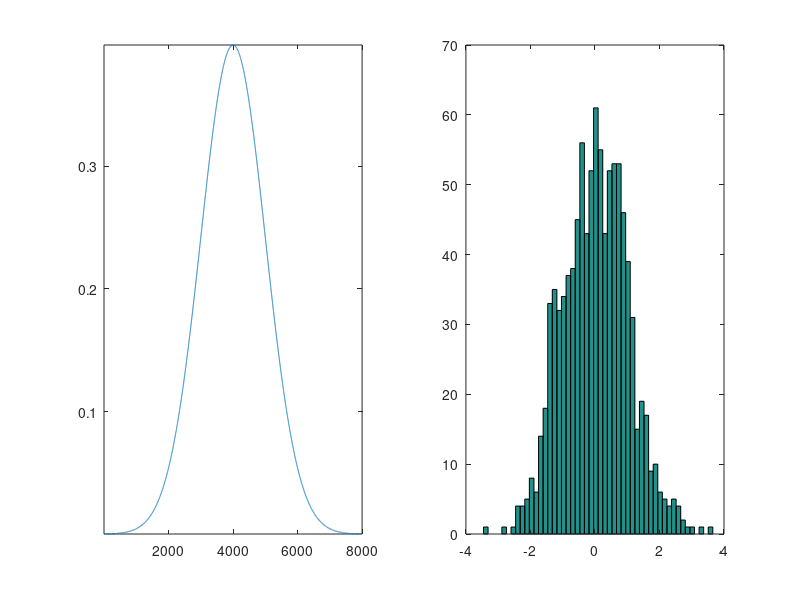
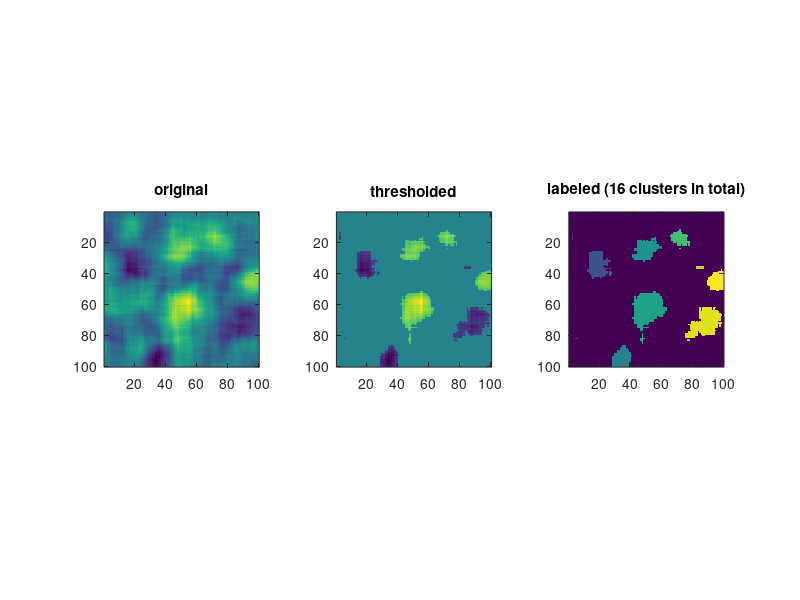

The MATLAB script that drew these images, in order: (Note: this script raises an error after producing the figures.)
%% Analyzing Neural Time Series Data
% Matlab code for Chapter 33
% Mike X Cohen
% 
% This code accompanies the book, titled "Analyzing Neural Time Series Data" 
% (MIT Press). Using the code without following the book may lead to confusion, 
% incorrect data analyses, and misinterpretations of results. 
% Mike X Cohen assumes no responsibility for inappropriate or incorrect use of this code. 

%% Figure 33.1

figure

subplot(121)
plot(normpdf(-4:.001:4))
axis tight

subplot(122)
a = randn(1000,1);
hist(a,50)
% this histogram was also used in figure 33.3

disp([ 'p_n = ' num2str(sum(a>2)/1000) ])
disp([ 'p_z = ' num2str(1-normcdf(2))  ])

%% Figure 33.5/6

% These figures are generated in the code for chapter 34

%% Figure 33.8

% introduction to bwlabeln and bwconncomp

% create 2D smoothing kernel
[xi,yi] = meshgrid(-10:10,-10:10);
zi = xi.^2+yi.^2;
zi = 1-(zi/max(zi(:)));

% create a random smoothed map
map = conv2(randn(100),zi,'same');

% threshold map at an arbitrary value
mapt = map;
mapt(abs(map)<range(map(:))/4) = 0;

% get labeled map via bwlabeln (in image processing toolbox)
[mapl,nblobs] = bwlabeln(mapt);
% mapl is a map of size <map> that contains numbers at each cluster. 
% To extract information from clusters:
clustcount = zeros(1,nblobs);
clustsum   = zeros(1,nblobs);
for i=1:nblobs
    clustcount(i) = sum(mapl(:)==i);
    clustsum(i)   = sum(map(mapl(:)==i));
end

% bwconncomp works slightly differently, but will give similar information
blobinfo = bwconncomp(mapt);
% blobinfo is a structure that contains coordinates for each cluster rather than a map
% To extract information from clusters:
clustcount = zeros(1,nblobs);
clustsum   = zeros(1,nblobs);
for i=1:nblobs
    clustcount(i) = numel(blobinfo.PixelIdxList{i});
    clustsum(i)   = sum(map(blobinfo.PixelIdxList{i}));
end
% cluster count can be done faster using cellfun:
clustercount = cellfun(@numel,blobinfo.PixelIdxList);


figure
subplot(131)
imagesc(map), axis square
title('original')

subplot(132)
imagesc(mapt), axis square
title('thresholded')

subplot(133)
imagesc(mapl), axis square
title([ 'labeled (' num2str(nblobs) ' clusters in total)' ])

%% Figure 33.10

% This script calls the function fdr.m, which is included in the online
% code and was downloaded (and slightly modified) in summer 2012 from http://www-personal.umich.edu/~nichols/FDR/FDR.m

nsigs = round(linspace(1,500,80));
nnons = round(linspace(1,500,100));

fdrpvals = zeros(20,length(nsigs),length(nnons));

for iteri=1:20
    for i=1:length(nsigs)
        for j=1:length(nnons)
            
            pvals = [ rand(1,nsigs(i))*.05 rand(1,nnons(j))*.5+.05 ];
            temp = fdr(pvals,.05);
            if isempty(temp)
                fdrpvals(iteri,i,j) = NaN;
            else
                fdrpvals(iteri,i,j) = temp;
            end
        end
    end
end

fdrpvals = squeeze(nanmean(fdrpvals));

figure
imagesc(fdrpvals)
set(gca,'clim',[0 .05])
xlabel('number of non-significant p-values')
ylabel('number of significant p-values')

figure
subplot(211)
plot(nanmean(fdrpvals,1))
xlabel('number of non-significant p-values')
ylabel('critical p-value')
set(gca,'ylim',[0 .05])

subplot(212)
plot(nanmean(fdrpvals,2))
xlabel('number of significant p-values')
ylabel('critical p-value')
set(gca,'ylim',[0 .05])

%% end.
